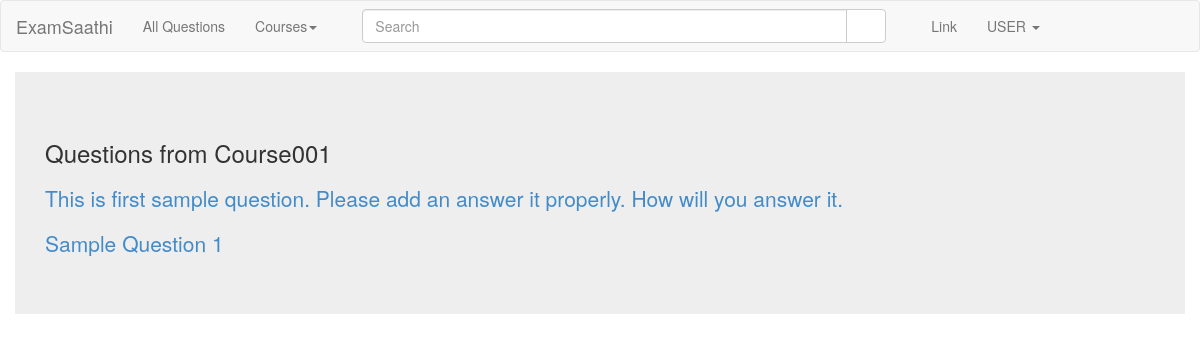
The page /qna/course/Course001/ on the database its author committed.
### QNA/models.py (models this page shows)
class Question(models.Model):
	question_text = models.TextField(max_length=500)
	course_name = models.CharField(max_length=80)
	views = models.IntegerField(default=0)
	important_votes = models.IntegerField(default=0)
	asked_by = models.CharField(max_length=20,blank=True)
	posted_date = models.DateField(auto_now_add=True)
	appeared_date = models.DateField(blank=True,null=True)
	appeared_marks = models.FloatField(blank=True,null=True)
	def __str__(self):
		return self.question_text
	class Meta:
		ordering = ('course_name',)

### QNA/views.py (the view)
# urls.py: url(r'^course/(?P<course>.+)/$',views.show_course, name='show_course'),
def show_course(request, course):
	questions = get_list_or_404(Question, course_name=course)
	print(questions)
	context = {
		'questions': questions,
		'course': course,
	}
	return render(request, 'QNA/show_course.html', context)

### templates/QNA/show_course.html
{% extends 'QNA/base.html' %}
{% block content %}
	<h3>Questions from {{ course }}</h3>
	<table>
	{% for que in questions %}
		<tr><a href="/qna/question/{{ que }}/">{{ que }}</a></tr></br>
	{% endfor %}
	</table>
{% endblock %}

### static/QNA/css/styles.css (style rules this page uses)
body { padding-top: 0px; }
table, th, td { border: 1px solid black; }

### rows shown on the page
Question: question_text "This is first sample question. Please add an answer it properly. How will you answer it."
Question: question_text "Sample Question 1"

### other values the page prints
{{ course }} "Course001"
